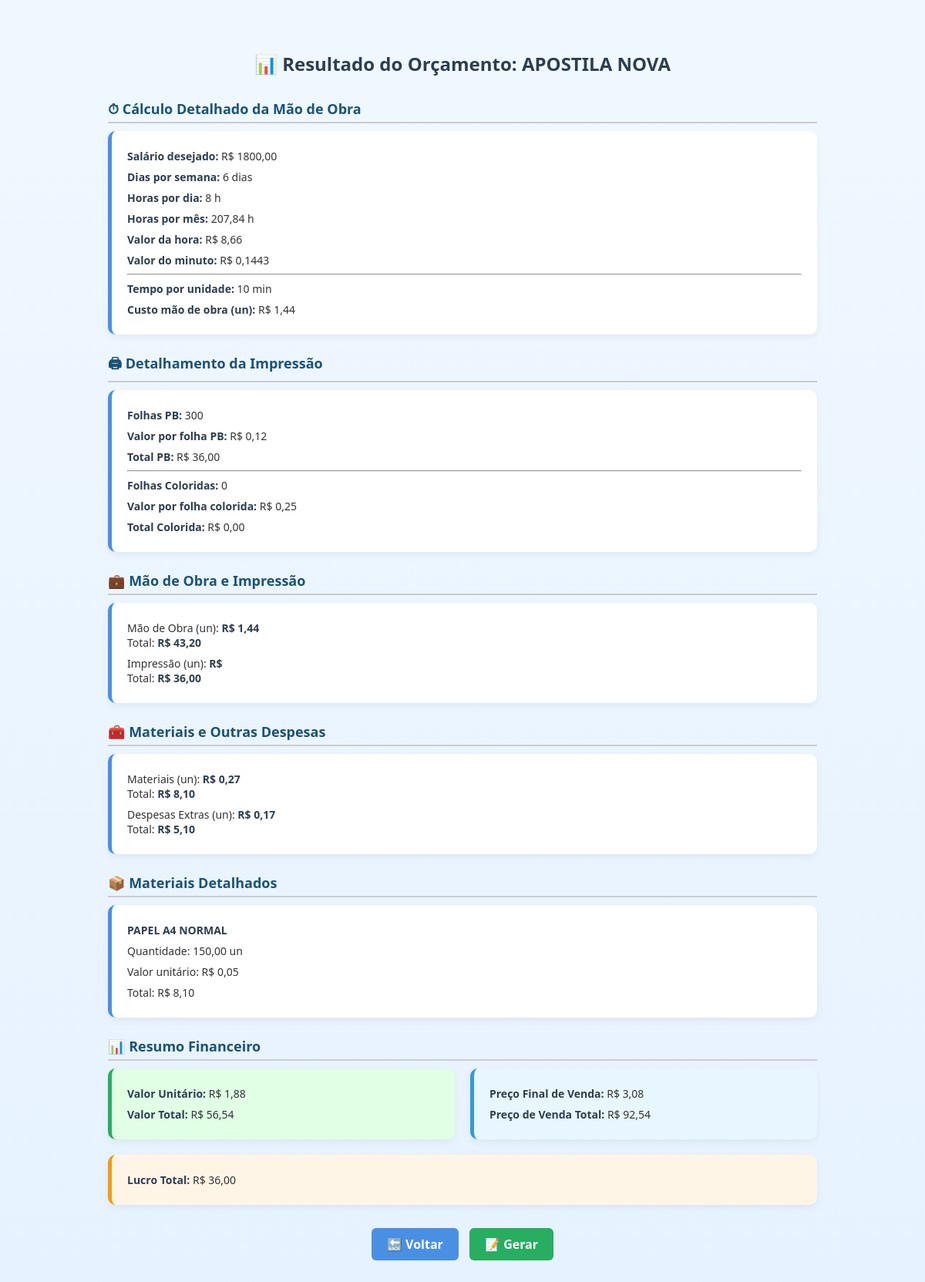
/resultado/23/, run on the app's committed database.
### core/models.py (models this page shows, shortened)
class Orcamento(models.Model):
    nome = models.CharField("Nome do orçamento", max_length=200)
    cliente = models.ForeignKey("Cliente", on_delete=models.CASCADE)
    empresa = models.ForeignKey("Empresa", on_delete=models.CASCADE)
    quantidade = models.PositiveIntegerField("Quantidade")
    tempo_por_unidade = models.PositiveIntegerField("Tempo por unidade (minutos)")
    margem_lucro = models.DecimalField("Margem de lucro (%)", max_digits=5, decimal_places=2, null=True, blank=True)
    folhas_pb = models.PositiveIntegerField("Folhas PB", default=0)
    folhas_coloridas = models.PositiveIntegerField("Folhas coloridas", default=0)
    data_criacao = models.DateTimeField("Data de criação", auto_now_add=True)
    def calcular(self):
        config = ConfiguracoesSistema.objects.first()
        if not config:
            raise Exception("Cadastre as configurações do sistema primeiro.")
        arredonda = lambda v: v.quantize(Decimal('0.01'), rounding=ROUND_HALF_UP)
        margem = self.margem_lucro or config.margem_lucro_padrao
        valor_hora = config.valor_hora()
        tempo_total_horas = (Decimal(self.tempo_por_unidade) * Decimal(self.quantidade)) / Decimal(60)
        custo_mao_obra = tempo_total_horas * valor_hora
        materiais_detalhados = []
        custo_materiais = Decimal('0.00')
        for uso in self.materiaisutilizados.all():
            material = uso.material
            total = material.valor_unitario() * uso.quantidade_utilizada
            fornecido = getattr(uso, 'fornecido_pelo_cliente', False)
            if not fornecido:
                custo_materiais += total
            materiais_detalhados.append({
                "nome": material.nome,
                "quantidade": uso.quantidade_utilizada,
                "unidade": "un",  # ajuste conforme seu modelo, se tiver campo unidade
                "valor_unitario": arredonda(material.valor_unitario()),
                "total": arredonda(total),
                "fornecido_pelo_cliente": fornecido,
            })
        subtotal_sem_despesas = custo_mao_obra + custo_materiais
        percentual_despesas = (config.percentual_energia + config.percentual_internet) / Decimal(100)
        custo_despesas = subtotal_sem_despesas * percentual_despesas
        custo_total = subtotal_sem_despesas + custo_despesas
        valor_pb_unit = config.custo_impressao_pb
        valor_colorida_unit = config.custo_impressao_colorida
        valor_impressao_pb = Decimal(self.folhas_pb) * valor_pb_unit
        valor_impressao_colorida = Decimal(self.folhas_coloridas) * valor_colorida_unit
        valor_total_impressao = valor_impressao_pb + valor_impressao_colorida
        lucro_materiais = custo_materiais * (margem / Decimal(100))
        preco_total = custo_total + lucro_materiais + valor_total_impressao
        preco_unitario = preco_total / Decimal(self.quantidade)
        lucro_total = preco_total - custo_total
        return {
            "tempo_por_unidade": self.tempo_por_unidade,
            "custo_mao_obra": arredonda(custo_mao_obra),
            "custo_materiais": arredonda(custo_materiais),
            "custo_despesas": arredonda(custo_despesas),
            "custo_total": arredonda(custo_total),
            "custo_mao_obra_unit": arredonda(custo_mao_obra / self.quantidade),
            "custo_materiais_unit": arredonda(custo_materiais / self.quantidade),
            "custo_despesas_unit": arredonda(custo_despesas / self.quantidade),
            "custo_unitario": arredonda(custo_total / self.quantidade),
            "valor_pb_unit": arredonda(valor_pb_unit),
            "valor_colorida_unit": arredonda(valor_colorida_unit),
            "valor_impressao_pb": arredonda(valor_impressao_pb),
            "valor_impressao_colorida": arredonda(valor_impressao_colorida),
            "valor_total_impressao": arredonda(valor_total_impressao),
            "preco_unitario": arredonda(preco_unitario),
            "preco_total": arredonda(preco_total),
            "lucro": arredonda(lucro_total),
            "materiais_detalhados": materiais_detalhados,
            "salario_desejado": arredonda(config.valor_mensal_desejado),
            "dias_semana": config.dias_por_semana,
            "horas_dia": config.horas_por_dia,
            "horas_semana": config.dias_por_semana * config.horas_por_dia,
            "horas_mes": Decimal(config.dias_por_semana * config.horas_por_dia) * Decimal('4.33'),
            "valor_hora": arredonda(valor_hora),
            "valor_minuto": arredonda(valor_hora / Decimal(60)),
        }

class ConfiguracoesSistema(models.Model):
    valor_mensal_desejado = models.DecimalField(
        "Valor mensal desejado", max_digits=10, decimal_places=2, default=Decimal('0.00')
    )
    dias_por_semana = models.PositiveIntegerField("Dias por semana", default=5)
    horas_por_dia = models.PositiveIntegerField("Horas por dia", default=8)
    margem_lucro_padrao = models.DecimalField(
        "Margem de lucro padrão (%)", max_digits=5, decimal_places=2, default=Decimal('10.00')
    )
    percentual_energia = models.DecimalField("Energia (%)", max_digits=5, decimal_places=2, default=Decimal('0.00'))
    percentual_internet = models.DecimalField("Internet (%)", max_digits=5, decimal_places=2, default=Decimal('0.00'))
    custo_impressao_pb = models.DecimalField("Custo impressão PB", max_digits=6, decimal_places=2, default=Decimal('0.00'))
    custo_impressao_colorida = models.DecimalField("Custo impressão colorida", max_digits=6, decimal_places=2, default=Decimal('0.00'))
    def valor_hora(self):
        semanas_mes = Decimal('4.33')
        total_horas = Decimal(self.dias_por_semana * self.horas_por_dia) * semanas_mes
        if total_horas == 0:
            return Decimal('0.00')
        valor = self.valor_mensal_desejado / total_horas
        return valor.quantize(Decimal('0.01'), rounding=ROUND_HALF_UP)

class Material(models.Model):
    nome = models.CharField("Nome do material", max_length=100)
    preco_pacote = models.DecimalField("Preço por pacote", max_digits=10, decimal_places=2)
    quantidade_por_pacote = models.PositiveIntegerField("Quantidade por pacote")
    unidade = models.CharField("Unidade", max_length=20, default="un")  # <-- campo adicionado
    def valor_unitario(self):
        if self.quantidade_por_pacote == 0:
            return Decimal('0.00')
        return (self.preco_pacote / self.quantidade_por_pacote).quantize(Decimal('0.0001'), rounding=ROUND_HALF_UP)

class MateriaisUtilizados(models.Model):
    orcamento = models.ForeignKey(Orcamento, on_delete=models.CASCADE, related_name='materiaisutilizados')
    material = models.ForeignKey(Material, on_delete=models.CASCADE)
    quantidade_utilizada = models.DecimalField("Quantidade utilizada", max_digits=10, decimal_places=2)
    fornecido_pelo_cliente = models.BooleanField("Fornecido pelo cliente?", default=False)

### core/views.py (the view)
# urls.py: path('resultado/<int:pk>/', views.resultado_orcamento, name='resultado_orcamento'),
def resultado_orcamento(request, pk):
    orcamento = get_object_or_404(Orcamento, pk=pk)
    try:
        resultado = orcamento.calcular()
    except Exception as e:
        messages.error(request, str(e))
        return redirect('novo_orcamento')
    config = ConfiguracoesSistema.objects.first()
    quantidade = orcamento.quantidade
    tempo_total_minutos = orcamento.tempo_por_unidade * quantidade
    tempo_total_horas = Decimal(tempo_total_minutos) / Decimal(60)
    valor_hora = config.valor_hora()
    valor_minuto = valor_hora / Decimal(60)
    custo_pb = Decimal(orcamento.folhas_pb) * config.custo_impressao_pb
    custo_colorida = Decimal(orcamento.folhas_coloridas) * config.custo_impressao_colorida
    valor_pb_unit = config.custo_impressao_pb
    valor_colorida_unit = config.custo_impressao_colorida
    materiais = []
    custo_materiais = Decimal('0.00')
    for uso in orcamento.materiaisutilizados.all():
        if not uso.fornecido_pelo_cliente:
            material = uso.material
            valor_unit = material.valor_unitario()
            total = valor_unit * Decimal(uso.quantidade_utilizada)
            custo_materiais += total
            materiais.append({
                "nome": material.nome,
                "quantidade": uso.quantidade_utilizada,
                "unidade": getattr(material, 'unidade', ''),
                "valor_unitario": valor_unit.quantize(Decimal('0.01')),
                "total": total.quantize(Decimal('0.01')),
                "fornecido_pelo_cliente": uso.fornecido_pelo_cliente,
            })
    resultado['custo_materiais'] = custo_materiais.quantize(Decimal('0.01'))
    resultado['materiais_detalhados'] = materiais
    resultado['custo_mao_obra_total'] = (resultado['custo_mao_obra_unit'] * quantidade).quantize(Decimal('0.01'))
    resultado['custo_materiais_total'] = custo_materiais.quantize(Decimal('0.01'))
    resultado['custo_despesas_total'] = (resultado['custo_despesas_unit'] * quantidade).quantize(Decimal('0.01'))
    resultado['custo_impressao_total'] = (custo_pb + custo_colorida).quantize(Decimal('0.01'))
    resultado.update({
        'quantidade': quantidade,
        'tempo_total_minutos': tempo_total_minutos,
        'tempo_total_horas': round(tempo_total_horas, 2),
        'valor_hora': round(valor_hora, 2),
        'valor_minuto': round(valor_minuto, 4),
        'custo_pb': round(custo_pb, 2),
        'custo_colorida': round(custo_colorida, 2),
        'valor_pb_unit': valor_pb_unit,
        'valor_colorida_unit': valor_colorida_unit,
    })
    return render(request, 'core/resultado_orcamento.html', {
        'orcamento': orcamento,
        'resultado': resultado
    })

### core/templates/core/resultado_orcamento.html (shortened to what this page needs)
<!DOCTYPE html>
<html lang="pt-br">
<head>
</head>
<body>
<div class="container">
  <h1>📊 Resultado do Orçamento: {{ orcamento.nome }}</h1>
  <div class="section-title">⏱ Cálculo Detalhado da Mão de Obra</div>
  <div class="grid">
    <div class="card">
      <p><strong>Salário desejado:</strong> R$ {{ resultado.salario_desejado }}</p>
      <p><strong>Dias por semana:</strong> {{ resultado.dias_semana }} dias</p>
      <p><strong>Horas por dia:</strong> {{ resultado.horas_dia }} h</p>
      <p><strong>Horas por mês:</strong> {{ resultado.horas_mes }} h</p>
      <p><strong>Valor da hora:</strong> R$ {{ resultado.valor_hora }}</p>
      <p><strong>Valor do minuto:</strong> R$ {{ resultado.valor_minuto }}</p>
      <hr>
      <p><strong>Tempo por unidade:</strong> {{ resultado.tempo_por_unidade }} min</p>
      <p><strong>Custo mão de obra (un):</strong> R$ {{ resultado.custo_mao_obra_unit }}</p>
    </div>
  </div>
  <div class="section-title">🖨 Detalhamento da Impressão</div>
  <div class="grid">
    <div class="card">
      <p><strong>Folhas PB:</strong> {{ orcamento.folhas_pb }}</p>
      <p><strong>Valor por folha PB:</strong> R$ {{ resultado.valor_pb_unit }}</p>
      <p><strong>Total PB:</strong> R$ {{ resultado.custo_pb }}</p>
      <hr>
      <p><strong>Folhas Coloridas:</strong> {{ orcamento.folhas_coloridas }}</p>
      <p><strong>Valor por folha colorida:</strong> R$ {{ resultado.valor_colorida_unit }}</p>
      <p><strong>Total Colorida:</strong> R$ {{ resultado.custo_colorida }}</p>
    </div>
  </div>
  <div class="section-title">💼 Mão de Obra e Impressão</div>
  <div class="grid">
    <div class="card">
      <p>Mão de Obra (un): <strong>R$ {{ resultado.custo_mao_obra_unit }}</strong>
      <br>Total: <strong>R$ {{ resultado.custo_mao_obra_total }}</strong></p>
      <p>Impressão (un): <strong>R$ {{ resultado.custo_impressao_unit }}</strong>
      <br>Total: <strong>R$ {{ resultado.custo_impressao_total }}</strong></p>
    </div>
  </div>
  <div class="section-title">🧰 Materiais e Outras Despesas</div>
  <div class="grid">
    <div class="card">
      <p>Materiais (un): <strong>R$ {{ resultado.custo_materiais_unit }}</strong>
      <br>Total: <strong>R$ {{ resultado.custo_materiais_total }}</strong></p>
      <p>Despesas Extras (un): <strong>R$ {{ resultado.custo_despesas_unit }}</strong>
      <br>Total: <strong>R$ {{ resultado.custo_despesas_total }}</strong></p>
    </div>
  </div>
  {% if resultado.materiais_detalhados %}
    <div class="section-title">📦 Materiais Detalhados</div>
    <div class="grid">
      {% for mat in resultado.materiais_detalhados %}
        <div class="card">
          <p><strong>{{ mat.nome }}</strong></p>
          <p>Quantidade: {{ mat.quantidade }} {{ mat.unidade }}</p>
          <p>Valor unitário: R$ {{ mat.valor_unitario }}</p>
          <p>Total: R$ {{ mat.total }}</p>
        </div>
      {% endfor %}
    </div>
  {% else %}
    <p style="margin-left: 10px;">📦 O cliente forneceu todos os materiais.</p>
  {% endif %}
  <div class="section-title">📊 Resumo Financeiro</div>
  <div class="grid">
    <div class="card total">
      <p><strong>Valor Unitário:</strong> R$ {{ resultado.custo_unitario }}</p>
      <p><strong>Valor Total:</strong> R$ {{ resultado.custo_total }}</p>
    </div>
    <div class="card highlight">
      <p><strong>Preço Final de Venda:</strong> R$ {{ resultado.preco_unitario }}</p>
      <p><strong>Preço de Venda Total:</strong> R$ {{ resultado.preco_total }}</p>
    </div>
    <div class="card lucro">
      <p><strong>Lucro Total:</strong> R$ {{ resultado.lucro }}</p>
    </div>
  </div>
  <div class="buttons">
    <a href="{% url 'lista_orcamentos' %}">🔙 Voltar</a>
    <a href="{% url 'gerar_orcamento_html' orcamento.pk %}" class="gerar">📝 Gerar</a>
  </div>
</div>
</body>
</html>

### core/templates/core/resultado_orcamento.html (style rules this page uses)
* { box-sizing: border-box; }
body { font-family: 'Segoe UI', Tahoma, Geneva, Verdana, sans-serif; margin: 0; padding: 0; background: linear-gradient(to bottom, #f0f8ff, #e6f2ff); color: #333; }
.container { max-width: 960px; margin: 30px auto; padding: 20px; }
h1 { text-align: center; color: #2c3e50; margin-bottom: 30px; font-size: 24px; }
.section-title { font-size: 18px; font-weight: bold; margin: 25px 0 10px; color: #1a5276; border-bottom: 2px solid #ccc; padding-bottom: 5px; }
.grid { display: flex; flex-wrap: wrap; gap: 20px; }
.card { background: #fff; border-left: 5px solid #4a90e2; border-radius: 10px; box-shadow: 0 4px 10px rgba(0, 0, 0, 0.05); padding: 15px 20px; flex: 1 1 calc(50% - 20px); min-width: 260px; transition: transform 0.2s ease; }
.card p { margin: 8px 0; font-size: 14px; }
.card strong { color: #2c3e50; }
.highlight { background-color: #e8f6ff; border-left-color: #3498db; }
.total { background-color: #e0ffe5; border-left-color: #27ae60; }
.lucro { background-color: #fff5e6; border-left-color: #f39c12; }
.buttons { margin-top: 30px; text-align: center; }
.buttons a { background-color: #4a90e2; color: white; padding: 10px 20px; text-decoration: none; font-weight: bold; border-radius: 6px; transition: background-color 0.3s ease; margin: 0 5px; display: inline-block; }
.buttons a.gerar { background-color: #27ae60; }

### data on the page
Orcamento: nome "APOSTILA NOVA", folhas_pb "300", folhas_coloridas "0"
ConfiguracoesSistema: valor_pb_unit "0,12", valor_colorida_unit "0,25"
Material: nome "PAPEL A4 NORMAL", unidade "un"
MateriaisUtilizados: quantidade "150,00"

### other printed values
{{ resultado.salario_desejado }} "1800,00"
{{ resultado.dias_semana }} "6"
{{ resultado.horas_dia }} "8"
{{ resultado.horas_mes }} "207,84"
{{ resultado.valor_hora }} "8,66"
{{ resultado.valor_minuto }} "0,1443"
{{ resultado.tempo_por_unidade }} "10"
{{ resultado.custo_mao_obra_unit }} "1,44"
{{ resultado.custo_pb }} "36,00"
{{ resultado.custo_colorida }} "0,00"
{{ resultado.custo_mao_obra_total }} "43,20"
{{ resultado.custo_impressao_total }} "36,00"
{{ resultado.custo_materiais_unit }} "0,27"
{{ resultado.custo_materiais_total }} "8,10"
{{ resultado.custo_despesas_unit }} "0,17"
